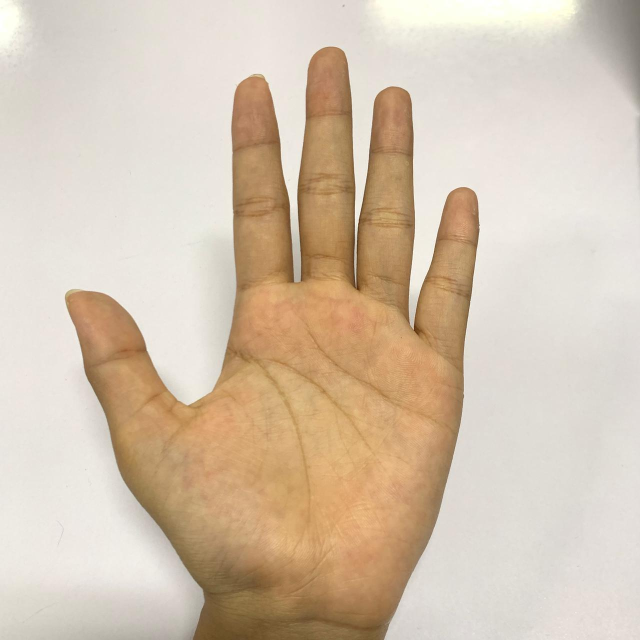
#> input picture assets/telapaktangan.jpeg, 1280 x 1280 px (shown at 1/2 size)
$ jupyter execute jurnalmodul4.ipynb
#> lines starting #> are read from the running program, lines starting #| are printed output that depends on the picture; after the words box and inside, x2 and y2 are one past the last pixel; in counts of white or black regions, pixels touching at a corner belong together
[cell 1]
import cv2
import numpy as np
import matplotlib.pyplot as plt

cv2 (OpenCV) digunakan untuk membaca, memproses citra, dan mengonversi warna, lalu numpy untuk memanipulasi data piksel gambar dalam bentuk operasi matriks numerik, sedangkan matplotlib.pyplot berfungsi untuk menampilkan gambar dan memvisualisasikan hasil pemrosesan ke layar.

plt.imread digunakan untuk memasukkan file gambar ke dalam variabel tangan, lalu plt.imshow berfungsi untuk mengatur agar gambar tersebut siap dilihat, sedangkan plt.show digunakan untuk menampilkan gambar telapak tangan tersebut di layar.

[cell 2]
tangan = plt.imread('assets/telapaktangan.jpeg')
#> tangan is the input picture: shape (1280, 1280, 3); mean R, G, B 213.1, 195.8, 176.1
plt.imshow(tangan)
plt.show()

cv2.cvtColor digunakan untuk mengubah warna gambar di variabel tangan menjadi hitam-putih atau abu-abu, lalu plt.imshow dengan cmap='gray' mengatur agar gambar abu-abu tersebut siap dilihat, sedangkan plt.show menampilkan gambarnya di layar, dan print(tangan_gray.shape) digunakan untuk memunculkan ukuran piksel dari gambar tersebut.

[cell 3]
tangan_gray = cv2.cvtColor(tangan, cv2.COLOR_RGB2GRAY)
plt.imshow(tangan_gray, cmap='gray')
plt.show()
print(tangan_gray.shape)
#| (1280, 1280)

fungsi_dua dibuat untuk mengubah ukuran gambar dengan mengambil tinggi dan lebar asli lewat image.shape[:2], lalu menyediakan kanvas hitam kosong berukuran baru menggunakan np.zeros. Di dalamnya terdapat perulangan untuk menghitung posisi piksel lama menggunakan rumus x dan y agar bisa dimasukkan ke kanvas baru, kemudian fungsi ini dipanggil untuk mengubah ukuran gambar menjadi 256x256 piksel, yang akhirnya ditampilkan ke layar dan diperiksa ukuran barunya menggunakan print.

[cell 4]
def fungsi_dua(image, new_width, new_height):
#> called with new_width = 256, new_height = 256
    old_height, old_width = image.shape[:2]
    resized_image = np.zeros((new_height, new_width),
dtype=np.uint8)
    for i in range(new_height):
        for j in range(new_width):
            x = int(j * old_width / new_width)
            y = int(i * old_height / new_height)
            resized_image[i, j] = image[y, x]
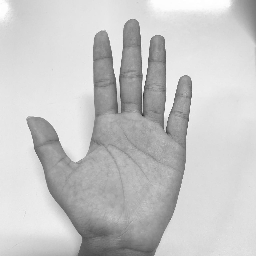
#> resized_image: shape (256, 256); min 38, max 255, mean 198.9
    return resized_image

resize_tangan = fungsi_dua(tangan_gray, 256, 256)
plt.imshow(resize_tangan, cmap='gray')
plt.show()
print(resize_tangan.shape)
#| (256, 256)

fungsi convolution dibuat untuk menyaring gambar dengan mengambil ukuran filter lewat kernel.shape[0], memberi bingkai tambahan pada pinggiran gambar asli menggunakan np.pad, dan menyiapkan kanvas kosong baru memakai np.zeros_like. Di dalamnya terdapat perulangan untuk mengambil area gambar sebesar ukuran filter (region) lalu mengalikan dan menjumlahkannya dengan filter lewat np.sum. Setelah itu, ditentukan dua buah filter pengubah gambar yaitu kernelSmoothing dan kernelSharpening, kemudian fungsi tersebut dipanggil menggunakan kernelSharpening untuk mempertajam gambar telapak tangan, yang akhirnya ditampilkan ke layar.

[cell 5]
def convolution(img, kernel):
    size = kernel.shape[0]
    pad_size = size // 2
    padded = np.pad(img, pad_size, mode='constant')
    canvas = np.zeros_like(img).astype(np.float32)
    height, width = img.shape

    for i in range(height):
        for j in range(width):
            region = padded[i:i+size, j:j+size]
            canvas[i, j] = np.sum(region * kernel)
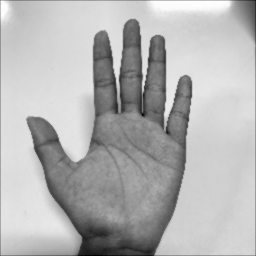
#> canvas: shape (256, 256) float32; min 112.4, max 453.2, mean 352.5; drawn with min black and max white
    return canvas

kernelSmoothing = np.array([
    [1/10, 1/10, 1/10],
    [1/10, 1/5,  1/10],
    [1/10, 1/10, 1/10]
 ])

kernelSharpening = np.array([
    [1/9, 1/9, 1/9],
    [1/9, 8/9, 1/9],
    [1/9, 1/9, 1/9]
])

sharp_tangan = convolution (resize_tangan, kernelSharpening)
plt.imshow(sharp_tangan, cmap='gray')
plt.show()

fungsi edge dibuat untuk mendeteksi tepi gambar dengan menghitung perubahan warna arah horizontal (gx) dan vertikal (gy) lewat fungsi konvolusi, lalu menggabungkan hasilnya menggunakan nilai mutlak np.abs. Hasil gabungan tersebut disesuaikan skalanya agar merata menggunakan rumus nilai maksimum np.max dan dibatasi nilainya antara 0 sampai 255 menggunakan np.clip. Setelah itu, ditentukan matriks pendeteksi tepi untuk metode Sobel, Prewitt, dan Roberts, kemudian fungsi tersebut dipanggil menggunakan matriks prewittX dan prewittY untuk memproses gambar telapak tangan, yang ditampilkan ke layar.

[cell 6]
def edge(img, kernelx, kernely):
    gx = convolution(img, kernelx)
#> in convolution (call 2), `padded = np.pad(img, pad_size, mode='constant')`:
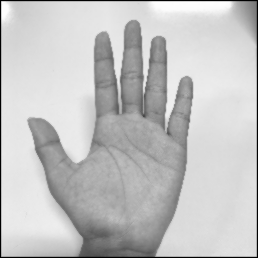
#> padded: shape (258, 258) float32; min 0, max 453.2, mean 347.1; drawn with min black and max white
    gy = convolution(img, kernely)
#> after the loop in convolution (call 3), `for i in range(height):`:
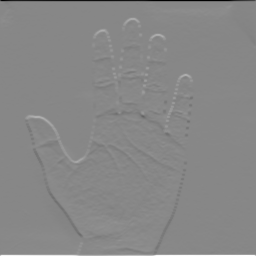
#> canvas: shape (256, 256) float32; min -1359.2, max 1199.4, mean 0.9; drawn with min black and max white
    canvas = np.abs(gx) + np.abs(gy)
    canvas = canvas * 255.0 / np.max(canvas)
    return np.clip(canvas, 0, 255).astype(np.uint8)

sobelX = np.array([
    [-1, 0, 1],
    [-2, 0, 2],
    [-1, 0, 1]
], dtype=np.float32)

sobelY = np.array([
    [ 1,  2,  1],
    [ 0,  0,  0],
    [-1, -2, -1]
], dtype=np.float32)

prewittX = np.array([
    [-1, 0, 1],
    [-1, 0, 1],
    [-1, 0, 1]
], dtype=np.float32)

prewittY = np.array([
    [ 1,  1,  1],
    [ 0,  0,  0],
    [-1, -1, -1]
], dtype=np.float32)


robertsX = np.array([
    [1,  0],
    [0, -1]
], dtype=np.float32)


robertsY = np.array([
    [ 0, 1],
    [-1, 0]
], dtype=np.float32)

prewitt_tangan = edge(sharp_tangan, prewittX, prewittY)
plt.imshow(prewitt_tangan, cmap='gray')
plt.show()

fungsi_satu dibuat untuk memisahkan objek dengan mengambil ukuran baris dan kolom gambar lewat img.shape, lalu menyiapkan kanvas kosong menggunakan np.zeros_like. Di dalamnya terdapat perulangan dan kondisi di mana jika nilai piksel gambar lebih besar dari nilai batas maka piksel di kanvas diubah menjadi putih (255), sedangkan jika kurang dari atau sama dengan nilai batas maka diubah menjadi hitam (0). Kemudian fungsi ini dipanggil dengan nilai batas 12 untuk memproses gambar telapak tangan, yang ditampilkan ke layar.

[cell 7]
def fungsi_satu(img, batas):
#> called with batas = 12
    baris, kolom = img.shape
    canvas = np.zeros_like(img, dtype=np.uint8)
    for i in range(baris):
        for j in range(kolom):
            if(img[i,j] > batas):
                canvas[i,j] = 255
            elif(img[i,j] <= batas):
                canvas[i,j] = 0
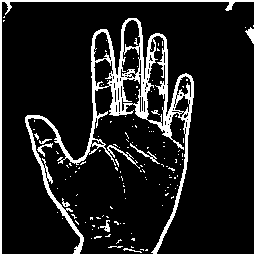
#> canvas: shape (256, 256); 12.8% white; 136 white regions (127 under 20 px), largest, box (x1, y1, x2, y2) and area: (0, 0, 256, 256) 7629, (130, 143, 160, 164) 88, (37, 143, 53, 157) 64
    return canvas

thresholding_tangan = fungsi_satu(prewitt_tangan, 12)
plt.imshow(thresholding_tangan, cmap='gray')
plt.show()

plt.figure(figsize=(15,5)) digunakan untuk mengatur ukuran bidang tempat menggambar agar memanjang ke samping, lalu plt.subplot(1,4,...) digunakan untuk membagi bidang tersebut menjadi empat kolom berdampingan untuk diisi judul lewat plt.title dan gambar masing-masing lewat plt.imshow. Setiap bagiannya berturut-turut menyiapkan gambar asli, gambar hasil perubahan ukuran, gambar hasil deteksi tepi, dan gambar hasil pemisahan objek, yang kemudian semuanya dimunculkan secara bersamaan di layar menggunakan plt.show.

[cell 8]
plt.figure(figsize=(15,5))

plt.subplot(1,4,1)
plt.title("Citra Asli")
plt.imshow(tangan_gray, cmap='gray')

plt.subplot(1,4,2)
plt.title("Citra Resize")
plt.imshow(resize_tangan, cmap='gray')

plt.subplot(1,4,3)
plt.title("Deteksi Tepi")
plt.imshow(prewitt_tangan, cmap='gray')

plt.subplot(1,4,4)
plt.title("Threshold")
plt.imshow(thresholding_tangan, cmap='gray')

plt.show()

[cell 9]
kernel_diamond = np.array([
    [1,1,1,1,1],
    [1,1,1,1,1],
    [1,1,1,1,1],
    [1,1,1,1,1],
    [1,1,1,1,1]
])

kernel_cross = np.array([
    [1,1,1],
    [1,1,1],
    [1,1,1]
])

kernel_x = np.array([
    [1,0,0,0,1],
    [0,1,0,1,0],
    [0,0,1,0,0],
    [0,1,0,1,0],
    [1,0,0,0,1]
], dtype=np.uint8)

kernel_diamond, kernel_cross, dan kernel_x dibuat menggunakan np.array untuk menentukan tiga bentuk matriks atau pola penyaring biner yang berbeda. Matriks pertama berukuran 5x5 piksel diisi penuh dengan angka satu, matriks kedua berukuran 3x3 piksel juga diisi penuh dengan angka satu, sedangkan matriks ketiga berukuran 5x5 piksel diatur secara khusus membentuk pola silang huruf X dengan tipe data integer positif lewat dtype=np.uint8.

metode_satu dibuat untuk mempertebal objek gambar (dilasi) dengan mengambil ukuran tinggi dan lebar gambar lewat image.shape serta ukuran filter lewat kernel.shape, lalu menentukan titik tengah filter menggunakan pembagian k_height//2 dan menyiapkan kanvas kosong menggunakan np.zeros. Di dalamnya terdapat perulangan di mana jika piksel gambar berwarna putih (255), maka seluruh area kanvas di sekitarnya yang terkena angka satu pada filter akan ikut diubah menjadi putih (255), sedangkan piksel sisanya tetap dibiarkan berwarna hitam (0). Kemudian fungsi ini dipanggil menggunakan gambar hasil pemisahan objek dan filter bentuk kernel_cross (3x3), yang ditampilkan ke layar.

[cell 10]
def metode_satu(image, kernel):
    height, width = image.shape
    k_height, k_width = kernel.shape
    center = k_height//2
    hasil = np.zeros((height, width))
    for i in range(center, height-center):
        for j in range(center, width-center):
            if image[i,j] == 255:
                for k in range(k_height):
                    for l in range(k_width):
                        if kernel[k,l] == 1:
                            hasil[i+k-center,j+l-center] =255
            else:
                if hasil[i,j] !=255:
                    hasil[i,j] = 0
#> hasil: shape (256, 256) float64; 23% white; 35 white regions (19 under 20 px), largest, box (x1, y1, x2, y2) and area: (0, 0, 256, 256) 13803, (124, 131, 176, 174) 381, (95, 214, 112, 238) 205
    return hasil

dilasi = metode_satu(thresholding_tangan, kernel_cross)
plt.imshow(dilasi, cmap='gray')
plt.show()

metode_dua dibuat untuk menipiskan objek gambar (erosi) dengan mengambil ukuran filter lewat kernel.shape, menentukan titik tengah filter menggunakan pembagian k_height // 2, dan menyiapkan kanvas kosong menggunakan np.zeros_like. Di dalamnya terdapat perulangan untuk memeriksa kesesuaian piksel di mana jika seluruh area gambar yang tertutup angka satu pada filter bernilai putih, maka piksel di kanvas diubah menjadi putih (255), namun jika ada satu saja piksel hitam (0) yang terkena filter maka proses dihentikan lewat break dan piksel di kanvas tetap hitam. Kemudian fungsi ini dipanggil menggunakan gambar hasil pemisahan objek dan filter bentuk kernel_cross (3x3), yang ditampilkan ke layar.

[cell 11]
def metode_dua(image, kernel):
    k_height, k_width = kernel.shape
    center = k_height // 2
    hasil = np.zeros_like(image)
    for i in range(center, image.shape[0] - center):
        for j in range(center, image.shape[1] - center):
            cocok = True
            for k in range(k_height):
                for l in range(k_width):
                    if kernel[k, l] == 1 and image[i + k - center, j + l - center] == 0:
                        cocok = False
                        break
                if not cocok:
                    break
            if cocok:
                hasil[i, j] = 255
#> hasil: shape (256, 256); 2.2% white in thin lines or dots
    return hasil

erosi = metode_dua(thresholding_tangan, kernel_cross)
plt.imshow(erosi, cmap='gray')
plt.show()

[cell 12]
def opening(img, kernel):
    return metode_satu(metode_dua(img,kernel),kernel)

def closing(img,kernel):
    return metode_dua(metode_satu(img,kernel),kernel)
#> after the loop in metode_dua (call 3), `for i in range(center, image.shape[0] - center):`:
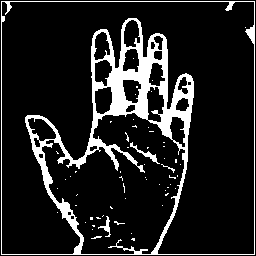
#> hasil: shape (256, 256) float64; 13.3% white; 58 white regions (54 under 20 px), largest, box (x1, y1, x2, y2) and area: (1, 1, 255, 255) 8259, (130, 142, 160, 164) 119, (98, 216, 111, 237) 81, (161, 164, 175, 173) 24

fungsi opening dibuat untuk membersihkan bercak hitam atau menghaluskan objek dengan cara menjalankan proses penipisan gambar (metode_dua) terlebih dahulu lalu dilanjutkan dengan proses penebalan gambar (metode_satu), sedangkan fungsi closing dibuat untuk menutup lubang kecil pada objek dengan cara menjalankan proses penebalan gambar (metode_satu) terlebih dahulu baru kemudian disusul dengan proses penipisan gambar (metode_dua).

opening1 = opening(...) digunakan untuk membersihkan bercak-bercak kecil yang mengganggu pada gambar telapak tangan menggunakan filter bentuk kernel_cross (3x3).

[cell 13]
opening1 = opening(thresholding_tangan, kernel_cross)
plt.imshow(opening1, cmap='gray')
plt.show()

closing1 = closing(...) digunakan untuk menutup lubang-lubang kecil yang terputus pada gambar telapak tangan menggunakan filter bentuk kernel_cross (3x3).

[cell 14]
closing1 = closing(thresholding_tangan, kernel_cross)
plt.imshow(closing1, cmap='gray')
plt.show()

def Thinning dibuat untuk menipiskan objek gambar hingga menyisakan kerangka intinya saja dengan mengubah gambar menjadi biner (0 dan 1) lewat img > 0, lalu melakukan perulangan while terus-menerus selama masih ada piksel yang bisa dihapus. Di dalam perulangan tersebut, posisi delapan piksel tetangga (P2 sampai P9) diperiksa untuk dihitung jumlah piksel putihnya menggunakan np.sum serta dihitung pola perubahan warnanya lewat variabel transisi. Proses pengecekan ini dibagi menjadi dua tahap seleksi kondisi khusus untuk menentukan piksel pinggir mana saja yang boleh dihapus tanpa memutuskan bentuk objek, yang kemudian koordinatnya ditampung di dalam daftar hapus untuk diubah menjadi hitam (0). Terakhir, setelah tidak ada lagi piksel yang memenuhi syarat untuk dihapus, gambar kerangka tersebut dikembalikan ke skala semula dengan dikalikan 255, lalu fungsi dipanggil menggunakan gambar hasil pemisahan objek dan hasilnya ditampilkan ke layar.

[cell 15]
def Thinning(img):
    binary = (img > 0).astype(np.uint8)
    height, width = binary.shape
    changed = True
    while changed:
        changed = False
        hapus = []
        for i in range(1, height-1):
            for j in range(1, width-1):
                P1 = binary[i, j]
                if P1 != 1:
                    continue
                P2 = binary[i-1, j]
                P3 = binary[i-1, j+1]
                P4 = binary[i, j+1]
                P5 = binary[i+1, j+1]
                P6 = binary[i+1, j]
                P7 = binary[i+1, j-1]
                P8 = binary[i, j-1]
                P9 = binary[i-1, j-1]
                tetangga = [P2,P3,P4,P5,P6,P7,P8,P9]
                jumlah = np.sum(tetangga)
                transisi = 0
                urutan = tetangga + [P2]
                for k in range(8):
                    if urutan[k] == 0 and urutan[k+1] == 1:
                        transisi += 1
                if (
                    2 <= jumlah <= 6 and
                    transisi == 1 and
                    P2 * P4 * P6 == 0 and
                    P4 * P6 * P8 == 0
                ):
                    hapus.append((i,j))
        if hapus:
            changed = True
            for i,j in hapus:
                binary[i,j] = 0
        hapus = []
        for i in range(1, height-1):
            for j in range(1, width-1):

                P1 = binary[i, j]
                if P1 != 1:
                    continue
                P2 = binary[i-1, j]
                P3 = binary[i-1, j+1]
                P4 = binary[i, j+1]
                P5 = binary[i+1, j+1]
                P6 = binary[i+1, j]
                P7 = binary[i+1, j-1]
                P8 = binary[i, j-1]
                P9 = binary[i-1, j-1]
                tetangga = [P2,P3,P4,P5,P6,P7,P8,P9]
                jumlah = np.sum(tetangga)
                transisi = 0
                urutan = tetangga + [P2]
                for k in range(8):
                    if urutan[k] == 0 and urutan[k+1] == 1:
                        transisi += 1

                if (
                    2 <= jumlah <= 6 and
                    transisi == 1 and
                    P2 * P4 * P8 == 0 and
                    P2 * P6 * P8 == 0
                ):
                    hapus.append((i,j))
        if hapus:
            changed = True
            for i,j in hapus:
                binary[i,j] = 0
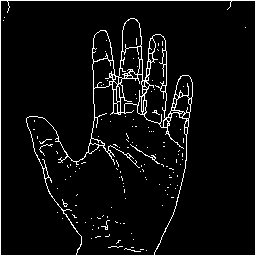
#> binary: shape (256, 256); values 0 (black) and 1 (white), 5.5% white in thin lines or dots
    return binary * 255
#> returned value: shape (256, 256); 5.5% white in thin lines or dots

thinning = Thinning (thresholding_tangan)
plt.imshow(thinning, cmap='gray')
plt.show()

def Thickening dibuat untuk mempertebal ukuran objek gambar sebanyak yang diinginkan dengan membuat salinan gambar asli lewat img.copy(), lalu melakukan perulangan for sebanyak nilai variabel iterasi. Di dalam perulangan tersebut, fungsi penebalan gambar (metode_satu) dipanggil secara berulang menggunakan filter yang ditentukan untuk memperluas area piksel putih. Kemudian fungsi ini dipanggil dengan memasukkan gambar hasil pemisahan objek, filter bentuk kernel_cross (3x3), serta jumlah perulangan sebanyak satu kali, yang akhirnya hasil penebalan tersebut ditampilkan ke layar.

[cell 16]
def Thickening(img, kernel, iterasi=1):
#> called with kernel = array of shape (3, 3), iterasi = 1
    hasil = img.copy()
    for _ in range(iterasi):
        hasil = metode_satu(hasil, kernel)
    return hasil

thickening = Thickening (thresholding_tangan, kernel_cross, iterasi=1)
plt.imshow(thickening, cmap='gray')
plt.show()

gradient_morph = dilasi - erosi digunakan untuk melakukan operasi Morphological Gradient (Gradien Morfologi), yaitu mencari garis tepi atau kontur objek dengan cara mengurangi gambar hasil penebalan (dilasi) dengan gambar hasil penipisan (erosi). Selisih dari kedua proses tersebut akan menghasilkan garis luar yang presisi karena area tepi yang tebal dikurangi area dalam yang tipis.

[cell 17]
gradient_morph = dilasi- erosi
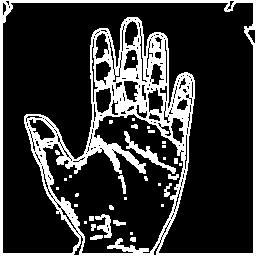
#> gradient_morph: shape (256, 256) float64; 20.8% white; 35 white regions (19 under 20 px), largest, box (x1, y1, x2, y2) and area: (0, 0, 256, 256) 12386, (124, 131, 176, 174) 381, (95, 214, 112, 238) 200
plt.imshow(gradient_morph, cmap='gray')
plt.show()

plt.figure(figsize=(15,8)) digunakan untuk mengatur ukuran lembar gambar menjadi lebih luas (lebar 15 dan tinggi 8 inci), lalu plt.subplot(2,4,...) membagi lembar tersebut secara teratur menjadi matriks tampilan dua baris dan empat kolom. Di setiap bagiannya, plt.title memberikan nama label di atas gambar, plt.imshow dengan warna abu-abu (cmap='gray'), dan plt.axis('off') digunakan untuk menghilangkan garis skala beserta angka koordinat pada pinggiran gambar agar tampilannya terlihat lebih bersih dan rapi.

[cell 18]
plt.figure(figsize=(15,8))

plt.subplot(2,4,1)
plt.title("Dilasi")
plt.imshow(dilasi, cmap='gray')
plt.axis('off')

plt.subplot(2,4,2)
plt.title("Erosi")
plt.imshow(erosi, cmap='gray')
plt.axis('off')

plt.subplot(2,4,3)
plt.title("Opening")
plt.imshow(opening1, cmap='gray')
plt.axis('off')

plt.subplot(2,4,4)
plt.title("Closing")
plt.imshow(closing1, cmap='gray')
plt.axis('off')

plt.subplot(2,4,5)
plt.title("Thinning")
plt.imshow(thinning, cmap='gray')
plt.axis('off')

plt.subplot(2,4,6)
plt.title("Thickening")
plt.imshow(thickening, cmap='gray')
plt.axis('off')

plt.subplot(2,4,7)
plt.title("Gradient Morph")
plt.imshow(gradient_morph, cmap='gray')
plt.axis('off')

plt.show()

ANALISIS

Operasi morfologi dijalankan menggunakan kernel_cross yang merupakan matriks 3×3 dengan semua elemen bernilai 1. Citra input yang digunakan adalah thresholding_tangan, yaitu hasil binerisasi citra telapak tangan di mana piksel bernilai putih (255) merepresentasikan tepi objek dan piksel bernilai hitam (0) merepresentasikan latar belakang. Hasil dari setiap operasi morfologi menunjukkan perbedaan yang jelas terhadap citra asli. Pada Dilasi (metode_satu), area piksel putih melebar ke segala arah sehingga garis tepi tangan tampak lebih tebal dan celah kecil yang terputus menjadi tersambung. Pada Erosi (metode_dua), piksel putih hanya dipertahankan jika seluruh tetangganya juga putih sehingga garis tepi menyusut dan titik derau kecil yang terisolasi menghilang. Pada Opening (erosi lalu dilasi), bercak-bercak putih kecil di luar objek utama terhapus sehingga citra lebih bersih namun bentuk objek sedikit mengecil. Pada Closing (dilasi lalu erosi), lubang-lubang kecil di dalam area objek tertutup sehingga kontur tangan terlihat lebih solid. Pada Thinning, garis tepi tangan diperkecil hingga membentuk kerangka satu piksel yang merepresentasikan struktur inti objek. Pada Thickening, objek dipertebal satu lapisan piksel ke segala arah menggunakan dilasi satu iterasi. Pada Morphological Gradient (dilasi dikurangi erosi), hasil selisih kedua operasi tersebut menghasilkan garis kontur luar objek yang presisi karena hanya area pinggiran yang tersisa. Secara keseluruhan, perbedaan utama antara citra hasil morfologi dan citra asli terletak pada ketebalan, kelengkapan, dan kebersihan garis tepi objek, di mana kernel 3×3 penuh memberikan pengaruh yang merata ke seluruh arah tetangga sehingga setiap operasi menghasilkan perubahan yang simetris dan konsisten pada struktur citra biner.

Serangkaian operasi morfologi pada gambar hasil pemisahan objek (thresholding_tangan), tetapi kali ini beralih menggunakan penyaring berbentuk kotak berukuran 5x5 piksel penuh (kernel_diamond). Prosesnya dimulai dengan menghitung hasil Dilasi, Erosi, Opening, dan Closing yang baru, lalu mempertebal objek lewat fungsi Thickening, serta mencari garis tepi luar objek (gradient_morph2) dengan mengurangkan hasil dilasi kedua dan erosi kedua.

[cell 19]
dilasi2 = metode_satu(thresholding_tangan, kernel_diamond)
#> after the loop in metode_satu (call 5), `for i in range(center, height-center):`:
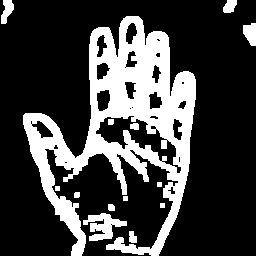
#> hasil: shape (256, 256) float64; 25.1% white; 14 white regions, largest, box (x1, y1, x2, y2) and area: (23, 16, 196, 256) 14950, (83, 213, 127, 241) 625, (243, 23, 256, 46) 228
erosi2 = metode_dua(thresholding_tangan, kernel_diamond)
#> after the loop in metode_dua (call 4), `for i in range(center, image.shape[0] - center):`:
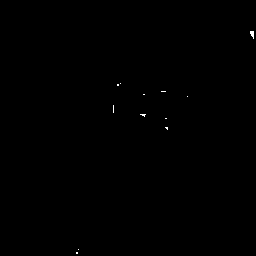
#> hasil: shape (256, 256); 0.1% white in thin lines or dots, all inside (x1, y1, x2, y2) = (76, 31, 254, 254)
opening2 = opening(thresholding_tangan, kernel_diamond)
#> (the rest of the program and of its run is left out)
